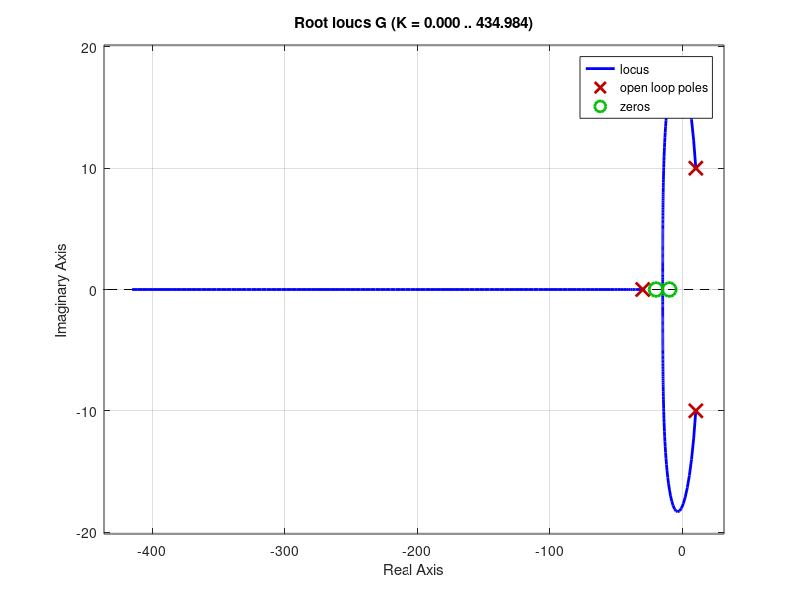

Recreate this plot in MATLAB. (Note: this script raises an error after producing the figure.)
clear all
close all
clc

s = tf('s');

%% Sistema de malha aberta
G =1*(((s+10)*(s+20))/((s+30)*(s^2-20*s+200)));
H = 1;

% Deseja-se
%mp = 0.707;
%csi = -log(mp)/sqrt(pi^2+log(mp)^2)
csi=0.707;

% Lugar das raizes
figure, rlocus(G), 
sgrid(csi,0)
